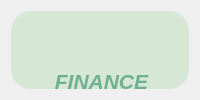
      <widget class="QWidget" name="tab">
       <attribute name="title">
        <string>Ajouter Transaction</string>
       </attribute>
       <layout class="QGridLayout" name="gridLayout">
        <item row="0" column="0">
         <widget class="QGroupBox" name="groupBox_4">
          <property name="styleSheet">
           <string notr="true">background-color:#D6E7D5;

border-radius : 20px;</string>
          </property>
          <property name="title">
           <string/>
          </property>
          <widget class="QFrame" name="frame">
           <property name="geometry">
            <rect>
             <x>270</x>
             <y>60</y>
             <width>731</width>
             <height>471</height>
            </rect>
           </property>
           <property name="styleSheet">
            <string notr="true">*{
    background-color: #f0f4f8;  /* Couleur de fond gris clair */
    font-family: Arial, sans-serif;  /* Police moderne et lisible */
}

/* Style pour les QFrame avec couleur vert pistache */
QFrame {
 background-color: #6FAF92;   /* Fond vert pistache */
    border: 2px solid #4CAF50;   /* Bordure vert émeraude */
    border-radius: 10px;         /* Coins arrondis */
    padding: 15px;        
}
QLabel {
    border: none;
}
</string>
           </property>
           <property name="frameShape">
            <enum>QFrame::StyledPanel</enum>
           </property>
           <property name="frameShadow">
            <enum>QFrame::Raised</enum>
           </property>
           <widget class="QLineEdit" name="lineEdit_id">
            <property name="geometry">
             <rect>
              <x>410</x>
              <y>90</y>
              <width>171</width>
              <height>21</height>
             </rect>
            </property>
            <property name="styleSheet">
             <string notr="true">* {
    background-color: #FFFFF;   /* Fond vert pistache */
    border:  2px solid #4CAF50;   /* Bordure bleu clair */
    border-radius: 5px;         /* Coins arrondis */
    padding: 15px;               /* Espacement interne */
}
</string>
            </property>
            <property name="text">
             <string/>
            </property>
           </widget>
           <widget class="QLabel" name="label_4">
            <property name="geometry">
             <rect>
              <x>170</x>
              <y>180</y>
              <width>161</width>
              <height>41</height>
             </rect>
            </property>
            <property name="tabletTracking">
             <bool>false</bool>
            </property>
            <property name="styleSheet">
             <string notr="true">*{
    color: white;  /* Couleur du texte en blanc */
}/* Style pour QLabel */
QLabel {
    color: white;                     /* Texte des labels en blanc */
    font-size: 14px;                 /* Taille de police des labels */
    font-weight: bold;               /* Texte en gras */
    background-color: transparent;    /* Assurer que le fond soit transparent */
    padding-left: 5px;               /* Optionnel : espacement pour mieux aligner le texte */
}</string>
            </property>
            <property name="text">
             <string>Montant Transact :</string>
            </property>
           </widget>
           <widget class="QLabel" name="label_8">
            <property name="geometry">
             <rect>
              <x>170</x>
              <y>130</y>
              <width>161</width>
              <height>41</height>
             </rect>
            </property>
            <property name="styleSheet">
             <string notr="true">*{
    color: white;  /* Couleur du texte en blanc */
}/* Style pour QLabel */
QLabel {
    color: white;                     /* Texte des labels en blanc */
    font-size: 14px;                 /* Taille de police des labels */
    font-weight: bold;               /* Texte en gras */
    background-color: transparent;    /* Assurer que le fond soit transparent */
    padding-left: 5px;               /* Optionnel : espacement pour mieux aligner le texte */
}</string>
            </property>
            <property name="text">
             <string>Date_Transaction :</string>
            </property>
           </widget>
           <widget class="QLabel" name="label_16">
            <property name="geometry">
             <rect>
              <x>170</x>
              <y>80</y>
              <width>151</width>
              <height>41</height>
             </rect>
            </property>
            <property name="styleSheet">
             <string notr="true">*{
    color: white;  /* Couleur du texte en blanc */
}

/* Style pour QLabel */
QLabel {
    color: white;                     /* Texte des labels en blanc */
    font-size: 14px;                 /* Taille de police des labels */
    font-weight: bold;               /* Texte en gras */
    background-color: transparent;    /* Assurer que le fond soit transparent */
    padding-left: 5px;               /* Optionnel : espacement pour mieux aligner le texte */
}</string>
            </property>
            <property name="text">
             <string>Id_Transaction :</string>
            </property>
           </widget>
           <widget class="QLabel" name="label_5">
            <property name="geometry">
             <rect>
              <x>170</x>
              <y>280</y>
              <width>161</width>
              <height>51</height>
             </rect>
            </property>
            <property name="styleSheet">
             <string notr="true">*{
    color: white;  /* Couleur du texte en blanc */
}/* Style pour QLabel */
QLabel {
    color: white;                     /* Texte des labels en blanc */
    font-size: 14px;                 /* Taille de police des labels */
    font-weight: bold;               /* Texte en gras */
    background-color: transparent;    /* Assurer que le fond soit transparent */
    padding-left: 5px;               /* Optionnel : espacement pour mieux aligner le texte */
}</string>
            </property>
            <property name="text">
             <string>Categorie :</string>
            </property>
           </widget>
           <widget class="QLabel" name="label_7">
            <property name="geometry">
             <rect>
              <x>170</x>
              <y>230</y>
              <width>161</width>
              <height>51</height>
             </rect>
            </property>
            <property name="styleSheet">
             <string notr="true">*{
    color: white;  /* Couleur du texte en blanc */
}/* Style pour QLabel */
QLabel {
    color: white;                     /* Texte des labels en blanc */
    font-size: 14px;                 /* Taille de police des labels */
    font-weight: bold;               /* Texte en gras */
    background-color: transparent;    /* Assurer que le fond soit transparent */
    padding-left: 5px;               /* Optionnel : espacement pour mieux aligner le texte */
}</string>
            </property>
            <property name="text">
             <string>Type :</string>
            </property>
           </widget>
           <widget class="QLabel" name="label_6">
            <property name="geometry">
             <rect>
              <x>170</x>
              <y>330</y>
              <width>161</width>
              <height>71</height>
             </rect>
            </property>
            <property name="styleSheet">
             <string notr="true">*{
    color: white;  /* Couleur du texte en blanc */
}/* Style pour QLabel */
QLabel {
    color: white;                     /* Texte des labels en blanc */
    font-size: 14px;                 /* Taille de police des labels */
    font-weight: bold;               /* Texte en gras */
    background-color: transparent;    /* Assurer que le fond soit transparent */
    padding-left: 5px;               /* Optionnel : espacement pour mieux aligner le texte */
}</string>
            </property>
            <property name="text">
             <string>Mode_Paiement :</string>
            </property>
           </widget>
           <widget class="QLineEdit" name="lineEdit_montant">
            <property name="geometry">
             <rect>
              <x>410</x>
              <y>190</y>
              <width>171</width>
              <height>21</height>
             </rect>
            </property>
            <property name="styleSheet">
             <string notr="true">* {
    background-color: #FFFFF;   /* Fond vert pistache */
    border:  2px solid #4CAF50;   /* Bordure bleu clair */
    border-radius: 5px;         /* Coins arrondis */
    padding: 15px;               /* Espacement interne */
}
</string>
            </property>
            <property name="text">
             <string/>
            </property>
           </widget>
           <widget class="QLineEdit" name="lineEdit_tp">
            <property name="geometry">
             <rect>
              <x>410</x>
              <y>240</y>
              <width>171</width>
              <height>21</height>
             </rect>
            </property>
            <property name="styleSheet">
             <string notr="true">* {
    background-color: #FFFFF;   /* Fond vert pistache */
    border:  2px solid #4CAF50;   /* Bordure bleu clair */
    border-radius: 5px;         /* Coins arrondis */
    padding: 15px;               /* Espacement interne */
}
</string>
            </property>
            <property name="text">
             <string/>
            </property>
           </widget>
           <widget class="QLineEdit" name="lineEdit_date">
            <property name="geometry">
             <rect>
              <x>410</x>
              <y>140</y>
              <width>171</width>
              <height>21</height>
             </rect>
            </property>
            <property name="styleSheet">
             <string notr="true">* {
    background-color: #FFFFF;   /* Fond vert pistache */
    border:  2px solid #4CAF50;   /* Bordure bleu clair */
    border-radius: 5px;         /* Coins arrondis */
    padding: 15px;               /* Espacement interne */
}
</string>
            </property>
            <property name="text">
             <string/>
            </property>
           </widget>
           <widget class="QLineEdit" name="lineEdit_cat">
            <property name="geometry">
             <rect>
              <x>410</x>
              <y>290</y>
              <width>171</width>
              <height>21</height>
             </rect>
            </property>
            <property name="styleSheet">
             <string notr="true">* {
    background-color: #FFFFF;   /* Fond vert pistache */
    border:  2px solid #4CAF50;   /* Bordure bleu clair */
    border-radius: 5px;         /* Coins arrondis */
    padding: 15px;               /* Espacement interne */
}
</string>
            </property>
            <property name="text">
             <string/>
            </property>
           </widget>
           <widget class="QLineEdit" name="lineEdit_mode">
            <property name="geometry">
             <rect>
              <x>410</x>
              <y>350</y>
              <width>171</width>
              <height>21</height>
             </rect>
            </property>
            <property name="styleSheet">
             <string notr="true">* {
    background-color: #FFFFF;   /* Fond vert pistache */
    border:  2px solid #4CAF50;   /* Bordure bleu clair */
    border-radius: 5px;         /* Coins arrondis */
    padding: 15px;               /* Espacement interne */
}
</string>
            </property>
           </widget>
          </widget>
          <widget class="QPushButton" name="ajouter_f">
           <property name="geometry">
            <rect>
             <x>580</x>
             <y>540</y>
             <width>111</width>
             <height>31</height>
            </rect>
           </property>
           <property name="styleSheet">
            <string notr="true">*{
    background-color: #6FAF92;  /* Medium green button */
    border: 1px solid #388E3C;  /* Darker green border */
    border-radius: 5px;
    color: #FFFFFF;             /* White text for contrast */
    padding: 5px;
}

*:hover {
    background-color: #81C784;  /* Lighter green on hover */
}</string>
           </property>
           <property name="text">
            <string>Ajouter</string>
           </property>
           <property name="icon">
            <iconset>
             <normaloff>../../plus-circle.svg</normaloff>../../plus-circle.svg</iconset>
           </property>
          </widget>
          <widget class="QLabel" name="label_19">
           <property name="geometry">
            <rect>
             <x>20</x>
             <y>40</y>
             <width>141</width>
             <height>61</height>
            </rect>
           </property>
           <property name="styleSheet">
            <string notr="true">*{
    color: #6FAF92;
    font-size: 16px; /* Taille du texte (ajustable) */
    font-weight: normal; /* Style du texte */
}</string>
           </property>
           <property name="text">
            <string>&lt;html&gt;&lt;head/&gt;&lt;body&gt;&lt;p align=&quot;center&quot;&gt;&lt;span style=&quot; font-size:16pt; font-weight:700; font-style:italic;&quot;&gt;FINANCE&lt;/span&gt;&lt;/p&gt;&lt;/body&gt;&lt;/html&gt;</string>
           </property>
          </widget>
         </widget>
        </item>
       </layout>
      </widget>
